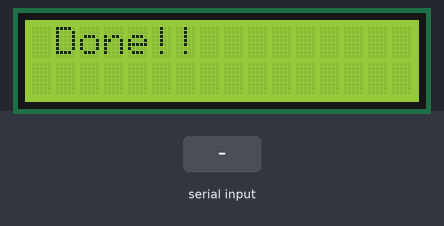
The sketch below on a simulated Arduino Uno, built with avr-gcc and run on an emulated ATmega328P. On the bench: 16×2 character LCD. Inputs (shaded band) come from the test bench. What the sketch prints to the serial monitor is not drawn.

Above: at 1.3 s.
1.4 s: "90,45\n" received over Serial
At 2.3 s:
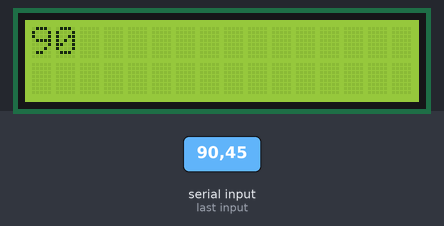
2.9 s: "30,150\n" received over Serial
At 3.5 s:
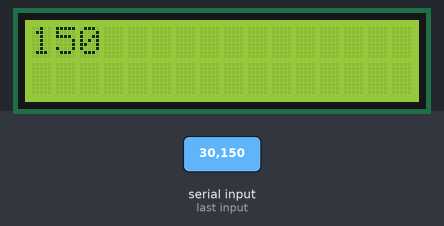
Timing chart, 0 to 5.9 s (numbered marks = the images above; inputs shaded):
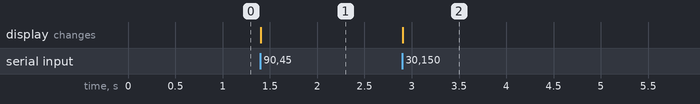

Measured:
- after the input at 1.4 s, the display: changes at once (image 1)
- after the input at 2.9 s, the display: first changes at once (image 2 shows a later state)

The sketch:

pySerial.ino
```cpp
#include <LiquidCrystal.h>

LiquidCrystal lcd(8, 9, 4, 5, 6, 7);
int x;

void setup() {
  Serial.begin(115200);
  Serial.setTimeout(1);

  lcd.clear();
  lcd.begin(16, 2);
  lcd.setCursor(1, 0);
  lcd.print("Done!!");
  delay(100);
}

void loop() {
  while (!Serial.available());
  x = Serial.readString().toInt();
  Serial.print(x + 1);

  lcd.clear();
  lcd.setCursor(0,0);
  lcd.print(x);
}
```
